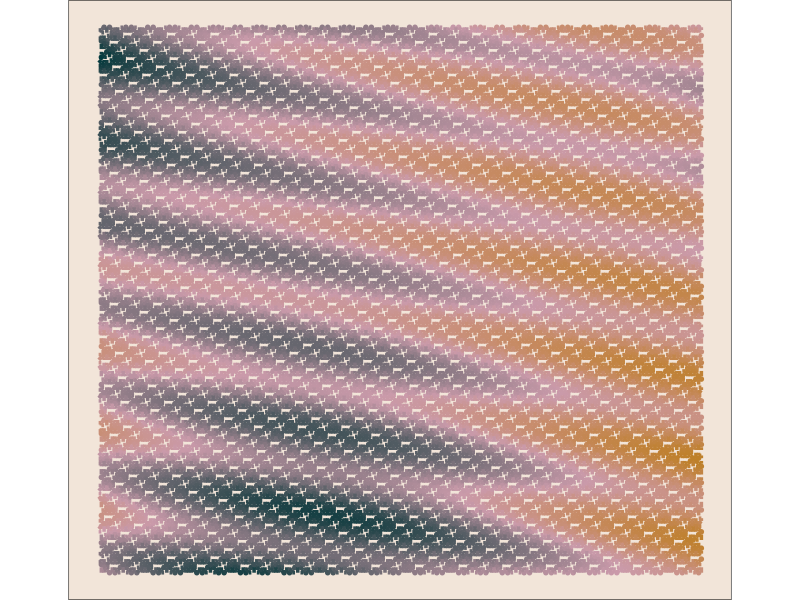
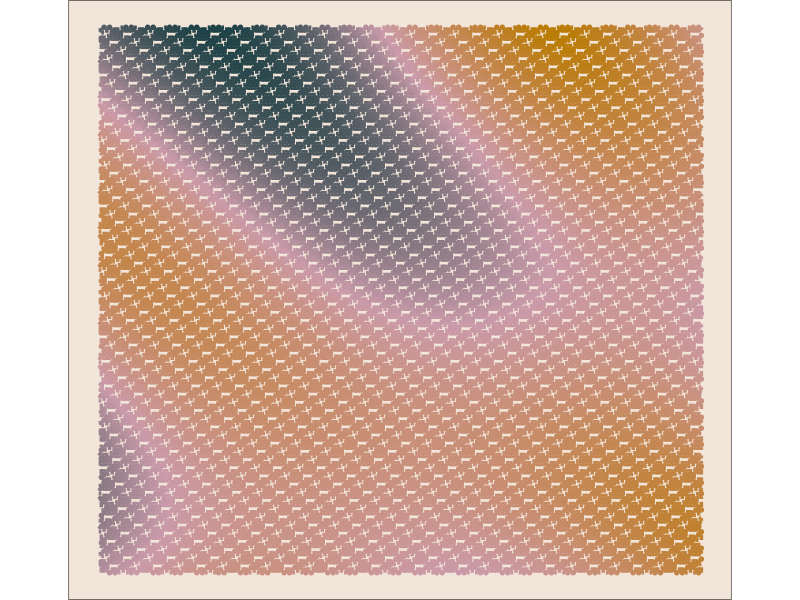
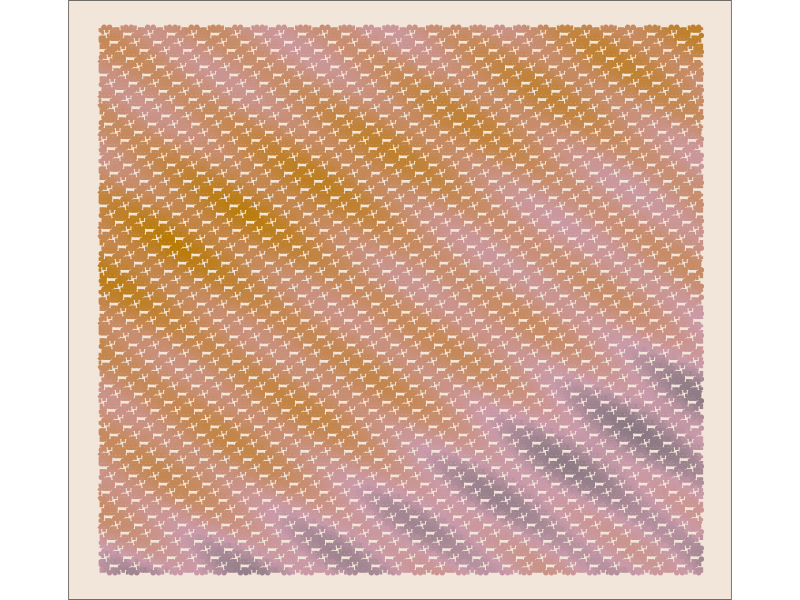
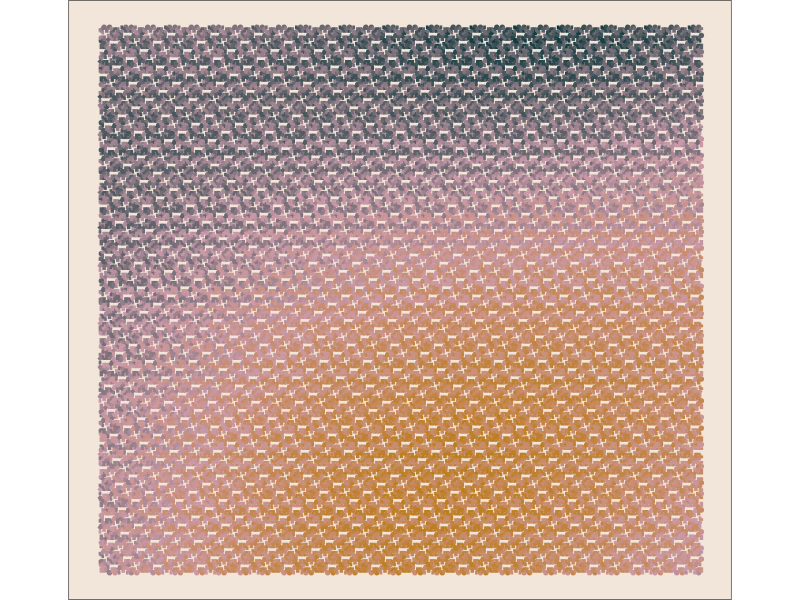
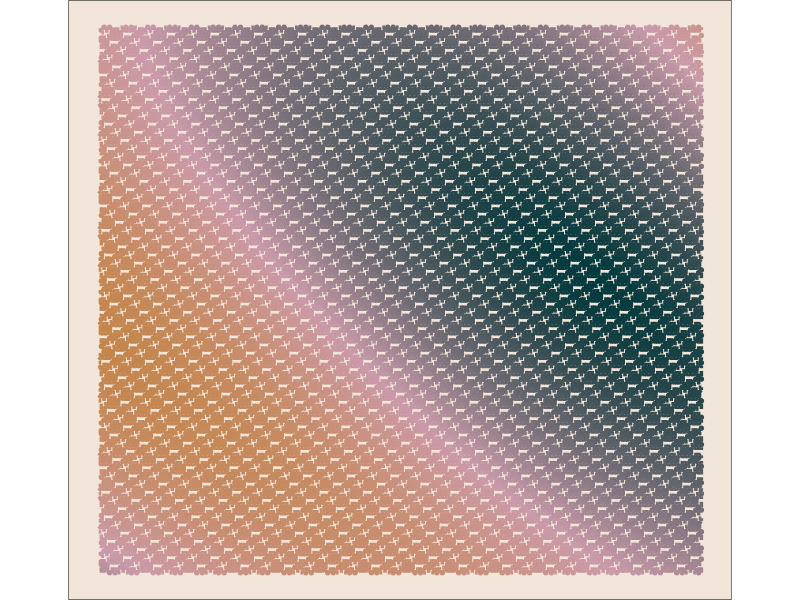
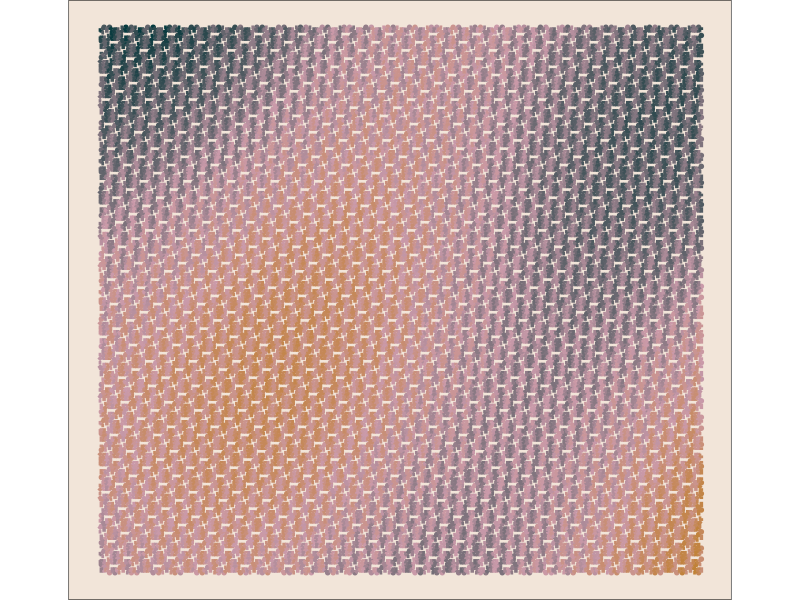
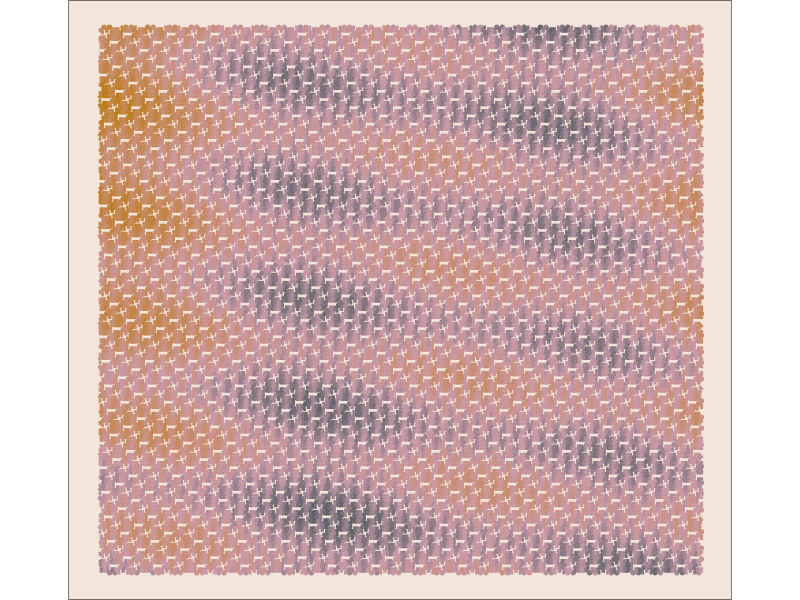
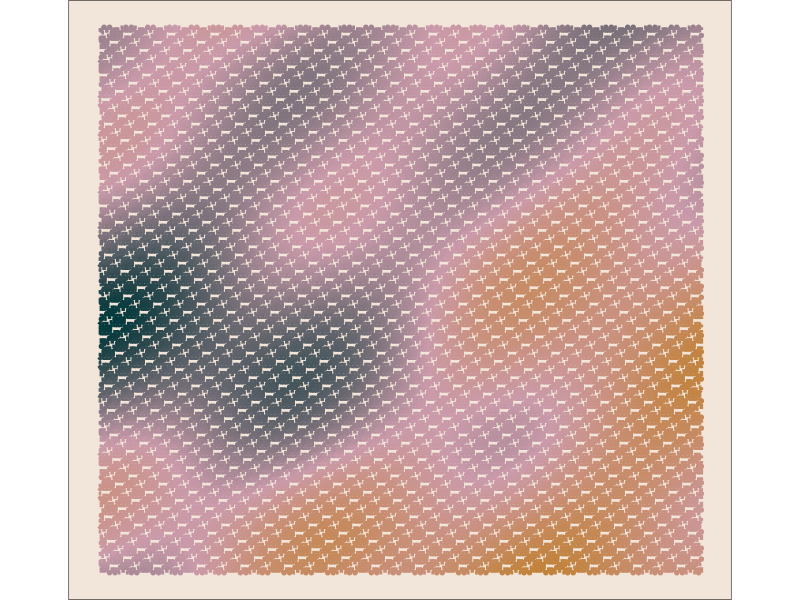

Recreate these plots in R, in order. (Note: this script raises an error after producing the figures.)
library(tidyverse)
library(mvtnorm)
library(magrittr)

squiggle_line <- function(xoffset, yoffset) {

    # xoffset <- 0
    # yoffset <- 0

    vert <- tibble(
        x = c(0, 4, 8, 12) + xoffset, 
        xend = c(0, 4, 8, 12) + xoffset, 
        y = c(0, 0, 0, 0 ) + yoffset, 
        yend = c(2, 2, 2, 2) + yoffset
        )

    diagon <- tibble(
        x = c(1, 1, 2, 2) + xoffset, 
        xend = c(1, 2, 2, 3) + xoffset, 
        y = c(0, 1, 1, 2) + yoffset, 
        yend = c(1, 1, 2, 2) + yoffset
        ) %>% 
        bind_rows(
            tibble(
                x = c(5, 5, 6, 6) + xoffset, 
                xend = c(5, 6, 6, 7) + xoffset, 
                y = c(2, 1, 1, 0) + yoffset, 
                yend = c(1, 1, 0, 0) + yoffset
                )   
        ) %>% 
        bind_rows(
            tibble(
                x = c(9, 10, 10, 11) + xoffset, 
                xend = c(10, 10, 11, 11) + xoffset, 
                y = c(0, 0, 1, 1) + yoffset, 
                yend = c(0, 1, 1, 2) + yoffset
                )   
        ) %>% 
        bind_rows(
            tibble(
                x = c(13, 14, 14, 15) + xoffset, 
                xend = c(14, 14, 15, 15 ) + xoffset, 
                y = c(2, 2, 1, 1) + yoffset, 
                yend = c(2, 1, 1, 0) + yoffset
                )   
        )

    strike <- tibble(
        x = c(2, 6, 9, 13) + xoffset, 
        xend = c(3, 7, 10, 14) + xoffset, 
        y = c(0, 2, 1, 1) + yoffset, 
        yend = c(1, 1, 2, 0) + yoffset
    )

    return(bind_rows(vert, diagon, strike))

}

squiggle_points <- function(xoffset, yoffset) {
    point <- tibble(
        x = c(1, 3, 5, 7, 9, 11, 13, 15) + xoffset,
        y = c(2, 0, 0, 2, 2, 0, 0, 2) + yoffset
    )
}


sin_field <- function(x, y, alpha, offset, scale) {
    p = cos(alpha) * x + sin(alpha) * y
    return(sin((p + offset) / scale))
}

generate_one_grid <- function(alpha, offset, scale, x, y) {
    gather <- sin_field(x, y,  alpha, offset, scale)

    gather_table <- tibble(x = x, y = y, value = gather)

    return(gather_table)

}

random_draw <- function(n, width, height) {

    x <- 0:width

    y <- 0:height

    this_data <- crossing(tibble(x = x), tibble(y = y))

    this_alpha <- runif(1) * pi * 2

    this_offset <- runif(1) * pi * 2

    this_scale <- 
        sample(
            c(
                rexp(n = 1, rate = 1 / (width * 10)),
                rexp(n = 1, rate = 1 / (width * 5)),
                rexp(n = 1, rate = 1 / (width / 3)),
                rexp(n = 1, rate = 1 / (width / 10)),
                rt(n = 1, df = 1) * width,
                width / 5
            ),
            1            
        )
        

    this_grid_data <- generate_one_grid(this_alpha, this_offset, this_scale, this_data$x, this_data$y)

    return(this_grid_data)

}


random_contour <- function(n, width, height) {

    contour_data <- map_df(.x = 0:n, random_draw, width = width * 1.1, height = height)

    contour_data %<>% 
                    group_by(x, y) %>% 
                        summarise(value = sum(value)) %>% 
                        ungroup()

    return(contour_data)

}


width <- 200
height <- 200

offset_points <- crossing(x = ((-1 * (width %/% 16)) - 10):((width %/% 16) + 3) * 16, y = 0:(height %/% 3) * 3)
offset_points %<>% mutate(x = x + 5 * (y %/% 3))

lines_ <- pmap_df(
            .l = list(
                xoffset = offset_points$x,
                yoffset = offset_points$y
            ),
            .f = squiggle_line
)

points_ <- pmap_df(
            .l = list(
                xoffset = offset_points$x,
                yoffset = offset_points$y
            ),
            .f = squiggle_points
)

for (i in 1:350) {

    these_colours <- random_contour(10, width, height)

    g <- ggplot() +
        geom_point(aes(x = x, y = y, col = value), size = 1.2,
        data = points_  %>% inner_join(these_colours, by = c("x", "y"))) +
        geom_segment(aes(x = x, y = y, xend = xend, yend = yend, col = value),
        data = lines_ %>% inner_join(these_colours, by = c("xend" = "x", "y")),
        size = 1.2) +
        theme_void() +
        scale_colour_gradient2(
            low = "#ba7c03", 
            mid = "#ca9aaa", 
            high = "#033a3e", 
            midpoint = 0
        ) +
        theme(legend.position="none", panel.background = element_rect(fill = "#f2e5d9")) + 
        coord_fixed()

    ggsave(filename = paste0("Charts/contours/", i, ".png"), plot = g,
    width = 18, height = 18, unit = "in", limitsize = FALSE)

}

